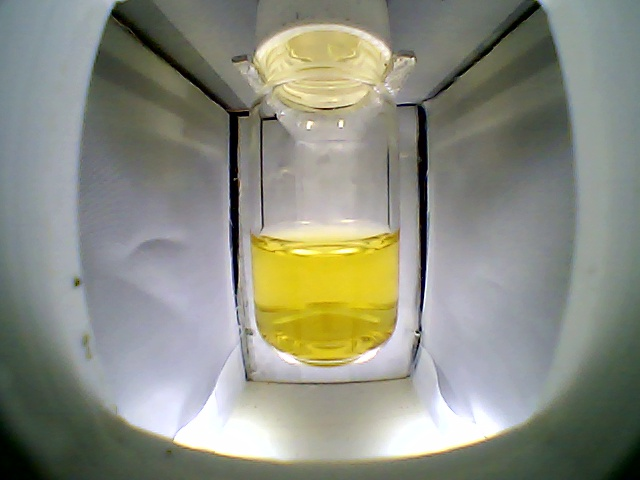
#> input picture Colorimetry_workflow/dataset/CC19_3/imgs/CC19_3_DYE3.jpg, 640 x 480 px, given in place of CC19_3_DYE3.jpg_DYE1.jpg, which was not available
$ python colorimetry.py dataset/CC19_3/imgs/CC19_3_DYE3.jpg
#> lines starting #> are read from the running program, lines starting #| are printed output that depends on the picture; after the words box and inside, x2 and y2 are one past the last pixel; in counts of white or black regions, pixels touching at a corner belong together; pictures that were not available may be replaced by others from this repository, and a replacement may not be noted
# -*- coding: utf-8 -*-
"""
Colorimetry-based porosity analysis

@author: Francisco
"""

import sys
import os
import cv2
import numpy as np
import matplotlib.pyplot as plt
import matplotlib.gridspec as gridspec
from scipy.stats import linregress
from scipy.optimize import curve_fit
from scipy import stats

# Constants
SQUARE_SIZE = 50
X_OFFSET = 10
Y_OFFSET = 45
CHANNELS = ["A", "B", "S", "L", "gray", "B"]
BARNEY_PARAMETERS = [[] for _ in range(6)]

# ---------------------- IMAGE PROCESSING ---------------------- #
def draw_center_square(image_path, output_path, square_size=SQUARE_SIZE, channel='B'):
    """Draw a square in the center of an image and return the median pixel value of the selected channel."""
#> called with square_size = 50, channel = 'A'
    image = cv2.imread(image_path)
#> image is the input picture: shape (480, 640, 3); mean B, G, R 128.3, 141.1, 139
    gray = cv2.cvtColor(image, cv2.COLOR_BGR2GRAY)
    hsv = cv2.cvtColor(image, cv2.COLOR_BGR2HSV)
#> hsv: shape (480, 640, 3); mean H, S, V 67.2, 43.6, 146.7
    lab = cv2.cvtColor(image, cv2.COLOR_BGR2LAB)
#> lab: shape (480, 640, 3); mean of channels 0, 1, 2 147.3, 125.5, 134.1
    B, G, R = cv2.split(image)
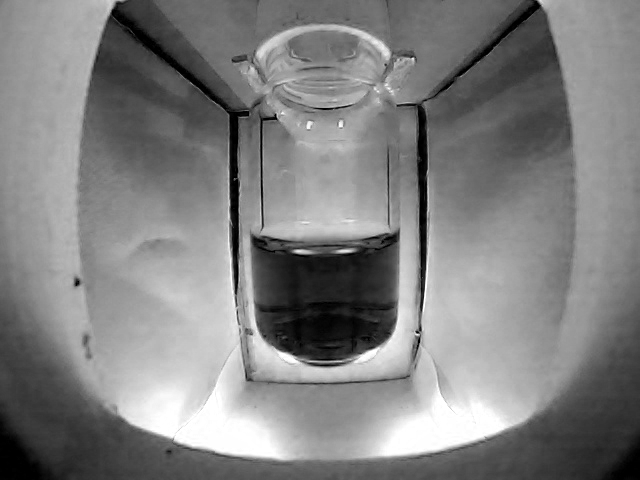
#> B: shape (480, 640); min 0, max 255, mean 128.3
    H, S, V = cv2.split(hsv)
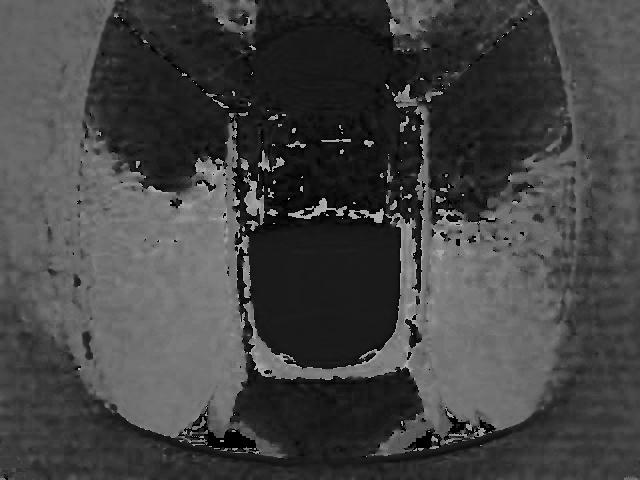
#> H: shape (480, 640); min 0, max 179, mean 67.2
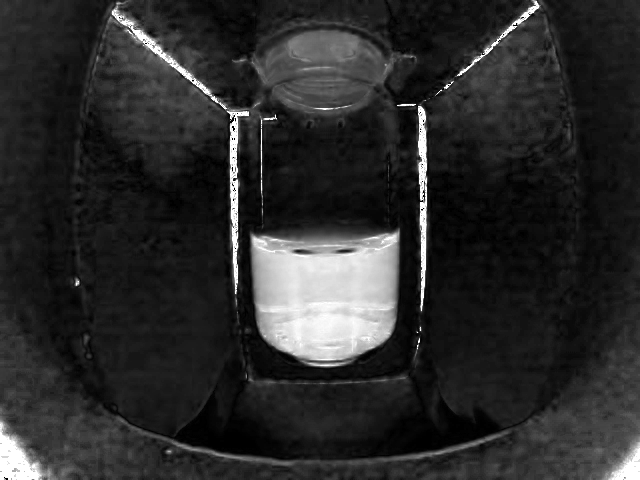
#> S: shape (480, 640); min 0, max 255, mean 43.6
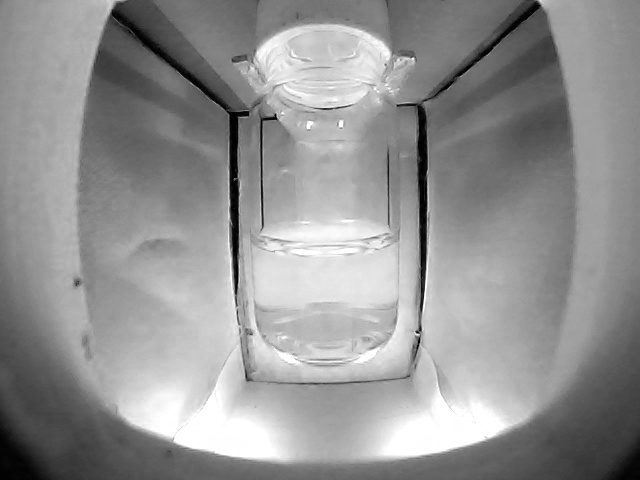
#> V: shape (480, 640); min 0, max 255, mean 146.7
    L, A, BB = cv2.split(lab)
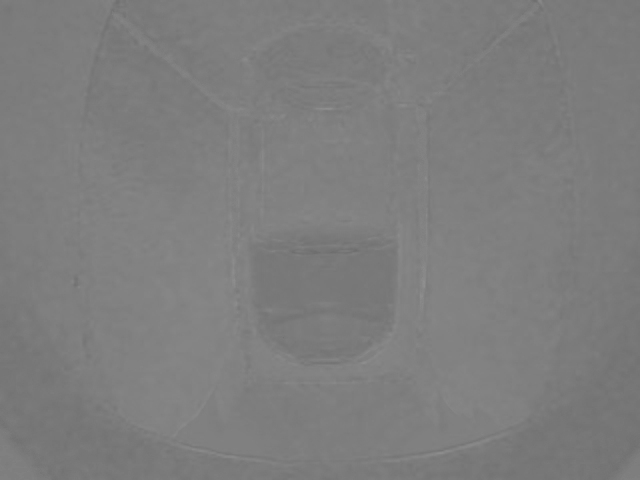
#> A: shape (480, 640); min 109, max 143, mean 125.5
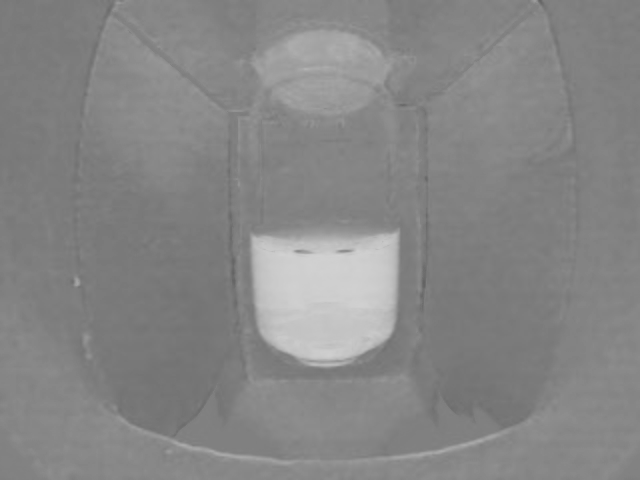
#> BB: shape (480, 640); min 99, max 210, mean 134.1

    channels = {
        'gray': gray, 'B': B, 'G': G, 'R': R,
        'H': H, 'S': S, 'V': V, 'L': L, 'A': A, 'BB': BB
    }

    height, width = gray.shape
#> height = 480; width = 640
    cx, cy = width // 2 + X_OFFSET, height // 2 + Y_OFFSET
#> cx = 330; cy = 285
    x1, y1 = cx - square_size // 2, cy - square_size // 2
#> x1 = 305; y1 = 260
    x2, y2 = cx + square_size // 2, cy + square_size // 2
#> x2 = 355; y2 = 310

    square = channels[channel][y1:y2, x1:x2]
    median_value = np.median(square)
#> median_value = 121

    # Draw rectangle and save image
    img_copy = channels[channel].copy() if channel == 'gray' else image.copy()
    cv2.rectangle(img_copy, (x1, y1), (x2, y2), (255), 2)
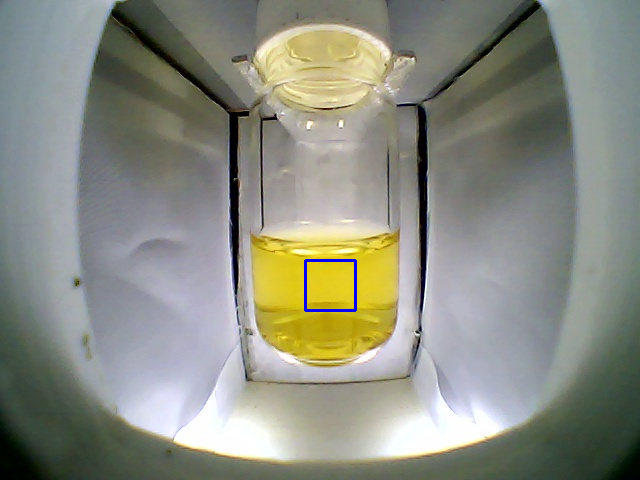
#> img_copy: shape (480, 640, 3); 0.19% of pixels changed, all inside (x1, y1, x2, y2) = (304, 259, 357, 312)
    cv2.imwrite(output_path, img_copy)

    return median_value

# ---------------------- CURVE FITTING ---------------------- #
def barney_curve(x, A, B, C, D):
    return A / (B + (C * np.array(x) + D) ** 3)

# [47 lines left out: functions barney_curve_predict_value, plot_colorimetry_calibration, colorimetry, not called in this run]

def colorimetry_samples(samples_path, output_path, material_name):
    dyes = [[] for _ in range(6)]
    for d in range(6):
        input_img = os.path.join(samples_path, f"{material_name}_DYE{d+1}.jpg")
        output_img = os.path.join(output_path, f"ROI_SAMPLE_DYE{d+1}.jpg")
        value = draw_center_square(input_img, output_img, channel=CHANNELS[d])
#> value = 121
        dyes[d].append(value)
#> pass 2 of the loop in colorimetry_samples, `for d in range(6):`:
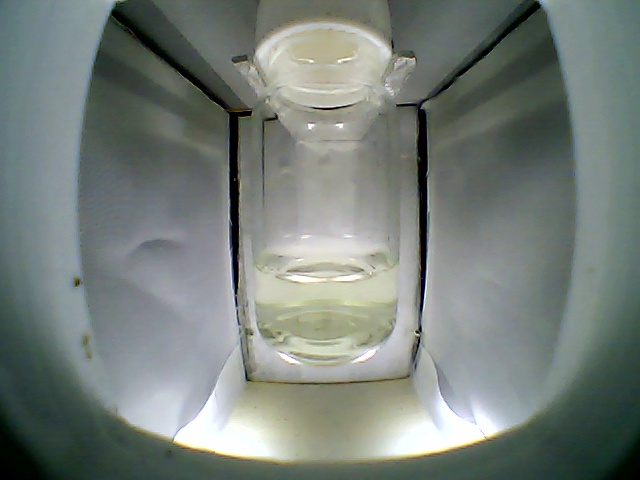
#> input picture Colorimetry_workflow/dataset/CC19_3/imgs/CC19_3_DYE4.jpg, 640 x 480 px, given in place of CC19_3_DYE3.jpg_DYE2.jpg, which was not available
#> in draw_center_square, image is the input picture: shape (480, 640, 3); mean B, G, R 121.3, 126.8, 118.3
#> hsv: shape (480, 640, 3); mean H, S, V 71.2, 36.9, 128.6
#> lab: shape (480, 640, 3); mean of channels 0, 1, 2 131.8, 123.8, 129.9
#> in draw_center_square (call 2), `square = channels[channel][y1:y2, x1:x2]`:
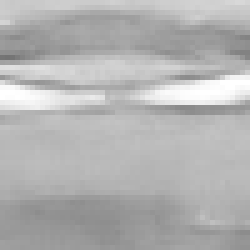
#> square: shape (50, 50) (shown 5 times larger); min 115, max 255, mean 178.6
#> median_value = 180
#> in draw_center_square (call 2), `cv2.rectangle(img_copy, (x1, y1), (x2, y2), (255), 2)`:
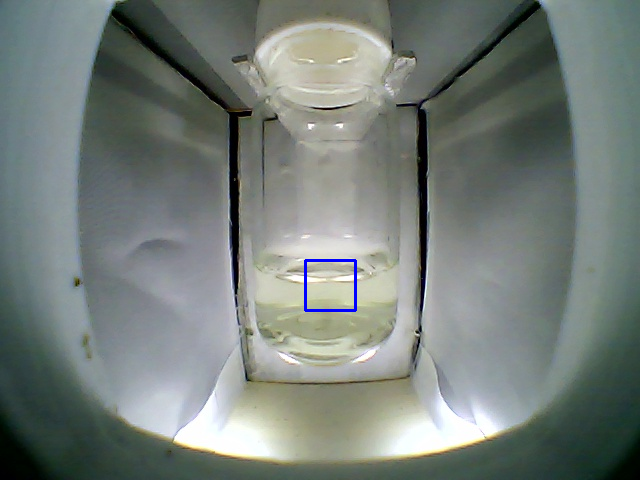
#> img_copy: shape (480, 640, 3); 0.19% of pixels changed, all inside (x1, y1, x2, y2) = (304, 259, 357, 312)
    return dyes

# ---------------------- PLOTTING ---------------------- #
def plot_with_regression_and_images(calibration_images, sample_images, material_name, results_path):
    """Plot regression lines and sample predictions."""
    dyes = colorimetry_samples(os.path.dirname(sample_images[0]), os.path.dirname(sample_images[0]), material_name)
    ppm_values = [2, 4, 6, 8, 10]
    colors = ["lightgoldenrodyellow", "sandybrown", "yellow", "purple", "lightcoral", "gold"]

    fig = plt.figure(figsize=(16, 8), facecolor='black')
    gs = gridspec.GridSpec(nrows=1, ncols=2, width_ratios=[2, 1.6])
    ax_reg = fig.add_subplot(gs[0, 0])
    ax_reg.set_facecolor('black')
    ax_reg.set_xlim(0, 10)
    ax_reg.set_ylim(0, 300)
    ax_reg.set_xlabel("PPM")
    ax_reg.set_ylabel("Pixel Value")
    ax_reg.set_title(f"Predicted PPMs for {material_name}")

    # Plot regression curves
    for i in range(6):
        A, B, C, D = BARNEY_PARAMETERS[i][0]
        x_vals = np.arange(0, 10, 0.1)
        y_vals = barney_curve(x_vals, A, B, C, D)
        ax_reg.plot(x_vals, y_vals, '--', color=colors[i], label=f"Dye {i+1}", alpha=0.6)
    ax_reg.legend(facecolor='black', edgecolor='white', labelcolor='white')

    plt.tight_layout()
    plt.savefig(os.path.join(results_path, f"{material_name}_RESULTS.jpg"), dpi=400)
    plt.show()

# ---------------------- MAIN ---------------------- #
if __name__ == '__main__':
    try:
        MATERIAL_NAME = sys.argv[1]
    except IndexError:
        MATERIAL_NAME = 'CMP2_a'

    GLOBAL_PATH = os.getcwd()
    CALIBRATION_PATH = os.path.join(GLOBAL_PATH, 'dataset', 'calibration_vials')
    PLOTS_PATH = os.path.join(GLOBAL_PATH, 'plots')
    SAMPLES_PATH = os.path.join(GLOBAL_PATH, 'dataset', MATERIAL_NAME, 'imgs')
    OUTPUT_PATH = os.path.join(GLOBAL_PATH, 'dataset', MATERIAL_NAME, 'ROI_output')
    RESULTS_PATH = os.path.join(GLOBAL_PATH, 'dataset', MATERIAL_NAME)

    DYE_PATHS = [os.path.join(CALIBRATION_PATH, f'dye{i+1}') for i in range(6)]
    sample_images = [os.path.join(SAMPLES_PATH, f"{MATERIAL_NAME}_DYE{i+1}.jpg") for i in range(6)]
    calibration_images = [[os.path.join(DYE_PATHS[d], f"dye{d+1}_{ppm}ppm.jpg") for ppm in [1,2,4,6,8,10]] for d in range(6)]

    # Run plotting
#> (the run stopped early here; a loop or call above may not have finished)
